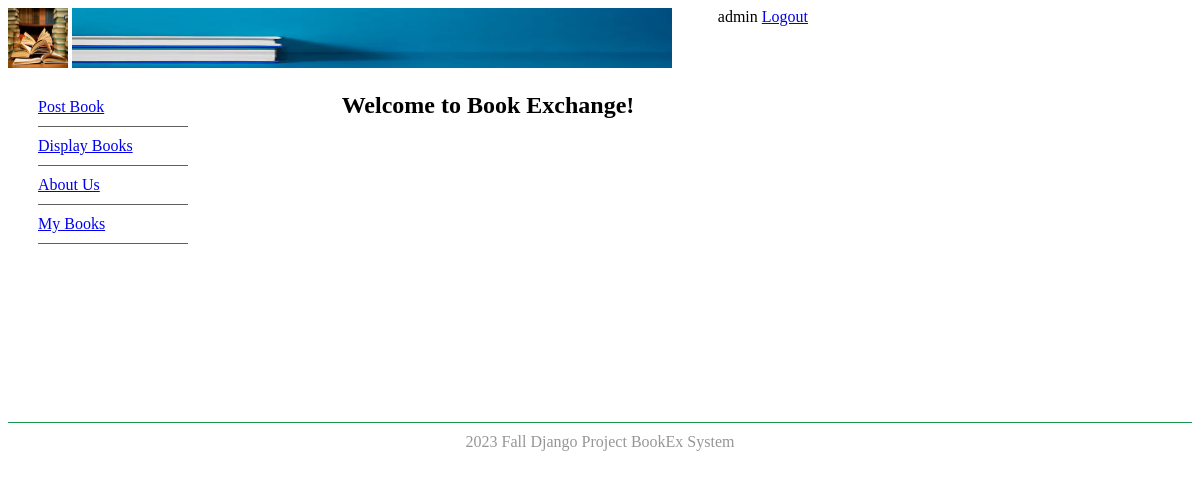
The app's page / (signed in) with its own data.
### bookMng/models.py (models this page shows, shortened)
class MainMenu(models.Model):
    item = models.CharField(max_length=200, unique=True)
    link = models.CharField(max_length=200, unique=True)

### bookMng/views.py (the view)
# urls.py: path('', views.index, name='index'),
@login_required(login_url=reverse_lazy('login'))
def index(request):
    return render(request,
                  'bookMng/index.html',
                  {
                      'item_list': MainMenu.objects.all()
                  }
                  )

### bookEx/templates/bookMng/index.html (shortened to what this page needs)
{% extends "base.html"%}
{% load static %}
{% block sidenav %}
{% for item in item_list %}
<li>
    <a href="{{ item.link }}">{{item.item}}</a>
</li>
{% endfor %}
{% endblock sidenav %}
{% block content %}
<h1 align="center">Welcome to Book Exchange!</h1>
{% endblock content %}

### bookEx/templates/base.html (shortened to what this page needs)
{% load static %}
<!DOCTYPE html>
<html lang="en">
<head>
    <link href="{% static 'main.css' %}" rel="stylesheet" type="text/css">
</head>
<body>
<header id="header">
    <img src="{% static 'logo.jpg'%}" height="60" width="60" alt=" "/>
    <span style="float: right">
        {% if user.is_authenticated %}
            {{ user.username}}
        <a href="{% url 'logout' %}?next=/">Logout</a>
        {% else %}
            Not Logged in
            <a href="{% url 'login' %}?next=/">Login</a>
        {% endif %}
    </span>
    <img src="{% static 'banner.jpg'%}" height="60" width="600" alt=" "/>
</header>
<aside id="leftsidebar">
    <nav id="nav">
        <ul>
            {% block sidenav %}{% endblock sidenav %}
        </ul>
    </nav>
</aside>
<section id="main">
    {% block content %}{% endblock content %}
</section>
<footer id="footer">
    2023 Fall Django Project BookEx System
</footer>
</body>
</html>

### bookEx/static/main.css (style rules this page uses)
#header { border-style: none; width: 800px; height: auto; }
#nav li { padding-top: 10px; padding-bottom: 10px; foot-size: 1em; list-style-type: none; border-bottom: thin solid #5f5f5f; color: #4C4C4C; left: 0px; list-style-position: inside; margin-left: -10px; }
#leftsidebar { width: 180px; height: 350px; float: left; }
#main { width: 560px; float: left; margin-left: 20px; margin-right: 10px; padding-right: 10px; }
#footer { text-align: center; foot-size: 0.8em; margin-top: 5px; padding-top: 10px; padding-border: 10px; background-color: #FFFFFF; border-top: thin solid #18964d; clear: both; color: #969696; }

### records on screen
MainMenu: item "Post Book"
MainMenu: item "Display Books"
MainMenu: item "About Us"
MainMenu: item "My Books"

### other values on screen
{{ user.username }} "admin"
